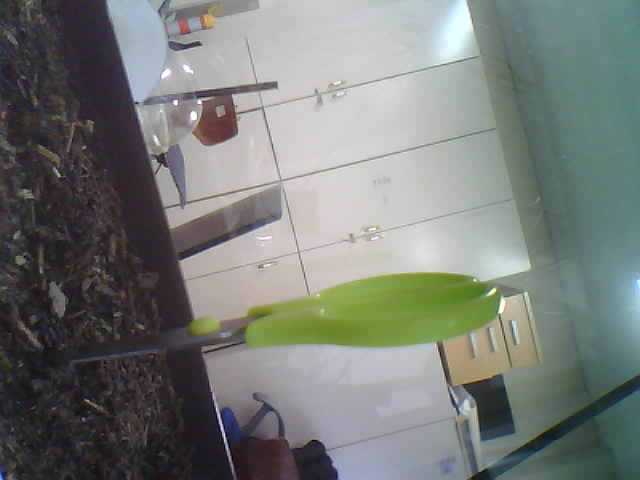
#> input picture capstone/computerVision/sprout.jpg, 640 x 480 px, found by its file name
$ python sproutCheck.py
#> lines starting #> are read from the running program, lines starting #| are printed output that depends on the picture; after the words box and inside, x2 and y2 are one past the last pixel; in counts of white or black regions, pixels touching at a corner belong together
import cv2
import matplotlib.pyplot as plt
import numpy as np

def getResult():

    image = cv2.imread("capstone\computerVision\sprout.jpg")#이미지 읽기r
#> image is the input picture: shape (480, 640, 3); mean B, G, R 119.4, 123.5, 119
    image = cv2.resize(image, dsize=(720,720))
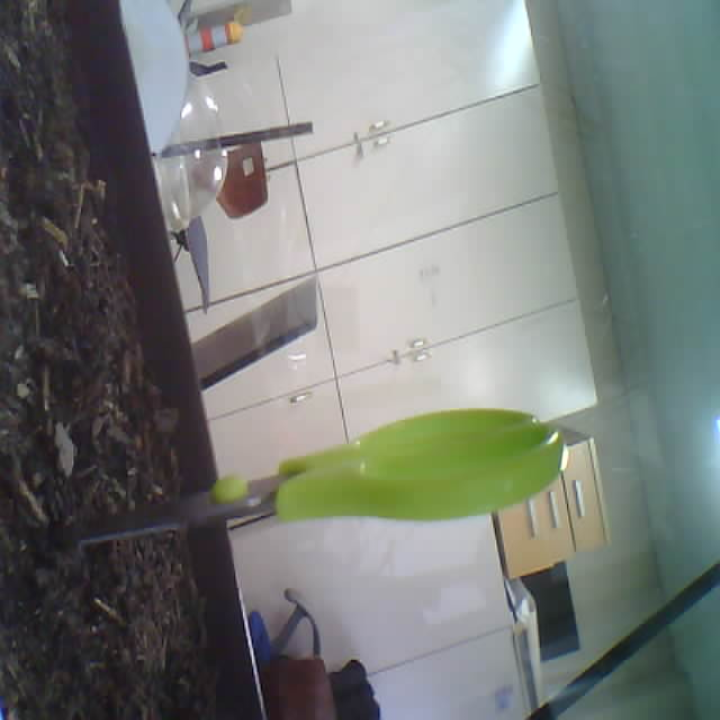
#> image: shape (720, 720, 3); mean B, G, R 119.4, 123.4, 119
    print('shape : ', image.shape)
#| shape :  (720, 720, 3)

    height, width = image.shape[:2]
#> height = 720; width = 720

    image_hsv = cv2.cvtColor(image, cv2.COLOR_BGR2HSV)
#> image_hsv: shape (720, 720, 3); mean H, S, V 83.2, 36, 127.9

    lower_green = (30, 50, 100)
    upper_green = (75, 255, 205)


    image_mask = cv2.inRange(image_hsv, lower_green, upper_green) # 범위내의 픽셀들은 흰색, 나머지 검은색
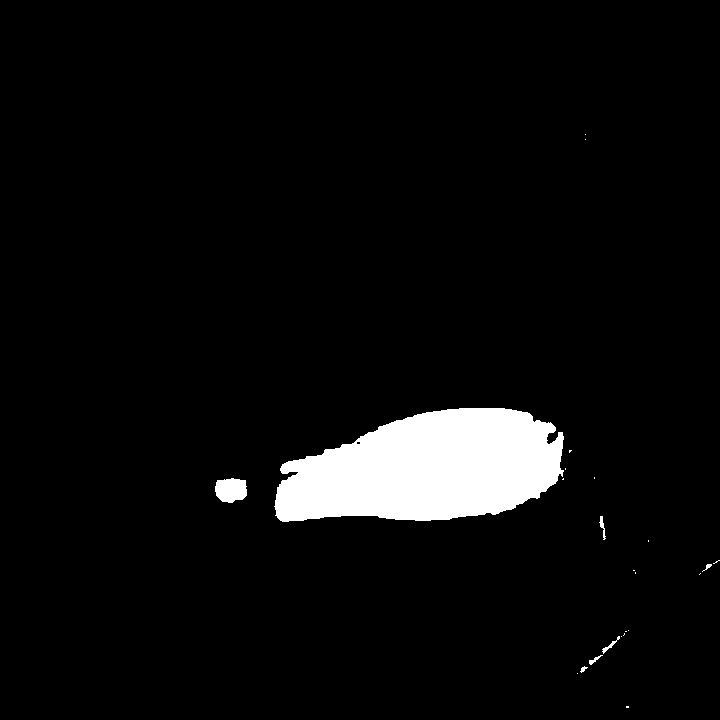
#> image_mask: shape (720, 720); 4.9% white; 24 white regions (17 under 20 px), largest, box (x1, y1, x2, y2) and area: (274, 408, 564, 522) 24534, (215, 478, 247, 503) 645, (602, 636, 620, 654) 66

    reverse = image_mask.copy()
    reverse = 255 - reverse
#> reverse: shape (720, 720); 95.1% white; 24 black regions (17 under 20 px)

    ret, imthres = cv2.threshold(reverse, 127, 255, cv2.THRESH_BINARY_INV)

    contour, hierarchy = cv2.findContours(imthres, cv2.RETR_EXTERNAL, cv2.CHAIN_APPROX_NONE)
#> contour = 24 contours, 19 with area under 20; largest, box (x1, y1, x2, y2) and area: (274, 408, 564, 522) 24164, (215, 478, 247, 503) 600, (602, 636, 620, 654) 43, (599, 516, 606, 540) 39, (589, 655, 603, 665) 28
    contourlist =[]

    for j in contour:
        if((cv2.contourArea(j)>10) and (cv2.contourArea(j)<100000)):
            contourlist.append(j)
        else:
            continue
#> this loop made 24 passes
#> j on passes 2, 5, 7, 8, 9, 10, 11, 12, 15, 17, 19, 20: [[577, 673]], [[621, 636]], [[624, 633], [624, 634], [623, 635], [624, 634]], [[625, 631], [626, 631]], [[628, 630]], [[700, 573], [699, 574]], [[635, 572], [635, 573]], [[633, 570], [634, 570]], [[648, 540], [648, 541]], [[563, 478], [562, 479], [563, 479]], [[594, 477], [594, 478]], [[565, 468], [565, 469]]
#> after the loop, contourlist = 7 contours, 2 with area under 20; largest, box (x1, y1, x2, y2) and area: (274, 408, 564, 522) 24164, (215, 478, 247, 503) 600, (602, 636, 620, 654) 43, (599, 516, 606, 540) 39, (589, 655, 603, 665) 28

    print('도형의 갯수: %d'% (len(contourlist)))
#| 도형의 갯수: 7

    for i in contourlist:
        for j in i:
            cv2.circle(image, tuple(j[0]), 1, (255,0,0), -1)
#> this loop made 7 passes
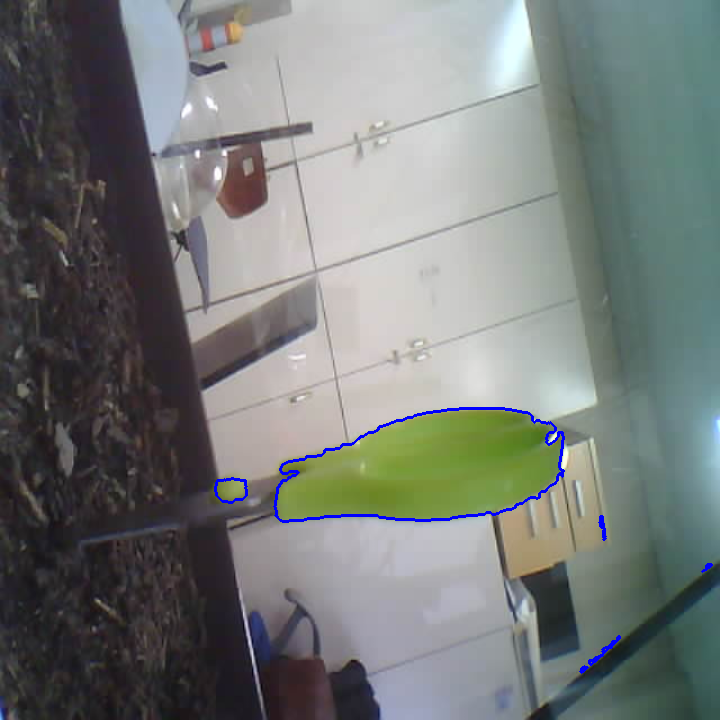
#> image: shape (720, 720, 3); 0.56% of pixels changed, all inside (x1, y1, x2, y2) = (214, 407, 713, 674)

    cv2.imshow("out", image)

    if(len(contourlist) > 10):
        print("새싹이 있어요!!")
    else:
        print("새싹 없음 ㅜㅜ")

    cv2.waitKey(0)

    # #############################################################################
    plt.subplot(131),plt.imshow(image),plt.title('Input')
    plt.subplot(132),plt.imshow(image_mask),plt.title('MASK')
    # plt.subplot(133),plt.imshow(image_result),plt.title('result')

    plt.show()
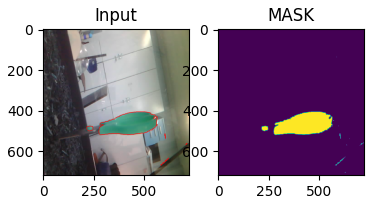
#> figure drawn by matplotlib, 2 panels; B, G, R data is drawn as R, G, B


getResult()

$ run again, with capstone/computerVision/grass.jpg copied over capstone/computerVision/sprout.jpg
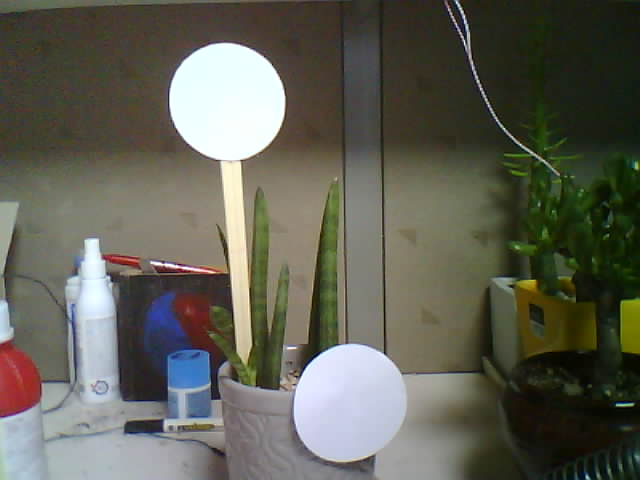
#> input picture capstone/computerVision/grass.jpg, 640 x 480 px, found by its file name
#> in getResult, image is the input picture: shape (480, 640, 3); mean B, G, R 84.8, 96.1, 96.3
#| shape :  (720, 720, 3)
#> image_hsv: shape (720, 720, 3); mean H, S, V 48.4, 73.6, 102.6
#> in getResult, `image_mask = cv2.inRange(image_hsv, lower_green, upper_green)`:
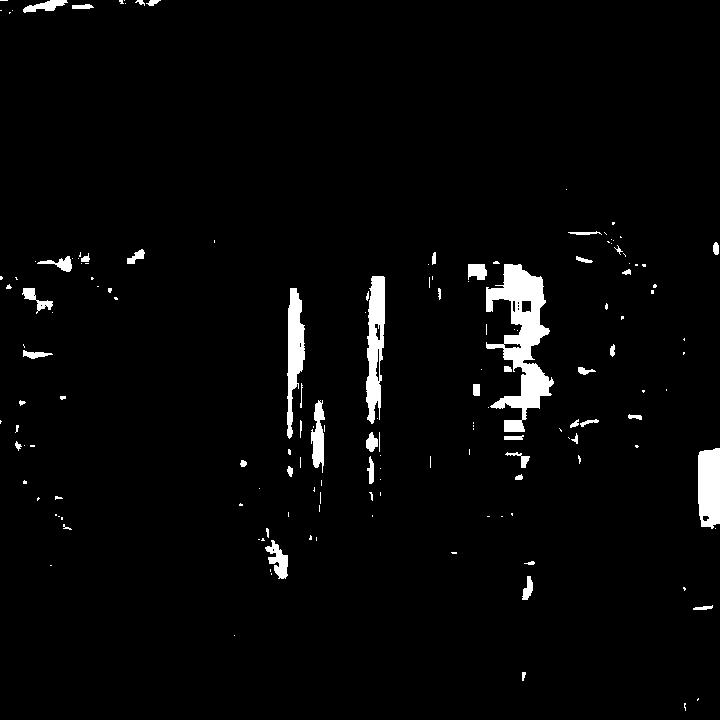
#> image_mask: shape (720, 720); 2.9% white; 158 white regions (107 under 20 px), largest, box (x1, y1, x2, y2) and area: (486, 264, 554, 432) 4909, (366, 276, 385, 424) 1907, (698, 448, 720, 529) 1618
#> reverse: shape (720, 720); 97.1% white; 158 black regions (107 under 20 px)
#> contour = 158 contours, 120 with area under 20; largest, box (x1, y1, x2, y2) and area: (486, 264, 554, 432) 4735, (366, 276, 385, 424) 1833, (698, 448, 720, 529) 1546, (287, 288, 305, 439) 1403, (311, 400, 325, 473) 542
#> the loop in getResult, `for j in contour:` made 158 passes
#> j on passes 2, 4, 8: [[698, 698], [697, 699], [697, 700], [698, 699]], [[234, 635]], [[271, 573], [271, 574]]
#> after the loop in getResult, `for j in contour:`: contourlist = 47 contours, 9 with area under 20; largest, box (x1, y1, x2, y2) and area: (486, 264, 554, 432) 4735, (366, 276, 385, 424) 1833, (698, 448, 720, 529) 1546, (287, 288, 305, 439) 1403, (311, 400, 325, 473) 542
#| 도형의 갯수: 47
#> the loop in getResult, `for i in contourlist:` made 47 passes
#> in getResult, `plt.show()`:
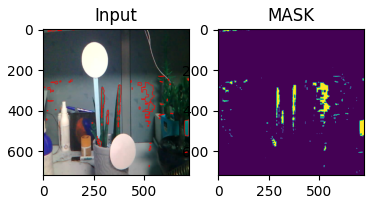
#> figure drawn by matplotlib, 2 panels; B, G, R data is drawn as R, G, B
